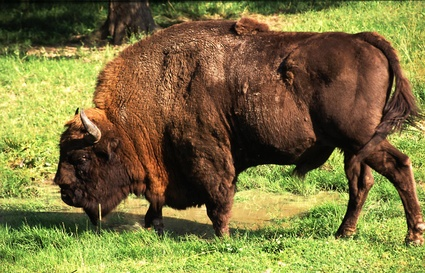
%> input picture 02/zubr.jpg, 425 x 273 px, shrunk from 1000 x 642 before the run
$ octave script.m   (GNU Octave 9; MATLAB toolbox functions it lacks are replaced by stand-ins)
%> lines starting %> are read from the running program, lines starting %| are printed output that depends on the picture
clear; clc; close all;

im = imread('zubr.jpg'); % uint 0-255, macierz: 642x1000x3(rgb)
%> im is the input picture: size 273x425x3 uint8; mean R, G, B 124, 115.2, 62.2
%imshow(im); % wyswietl obrazek
im = double(im) / 255; % normalizacja poprzez rzutowania do double)
%> im: size 273x425x3 double
% imshow spodziewa sie albo 0 albo 1
imshow(im);

% wyswietlenie wiecej niz 1 obrazek, otworzenie kolejnego obrazu w
% nowym oknie:
% figure;
% imshow(im);

% podzial okna na obszary
% indeksacja - wiersz po wierszu

% -------- Zubr RGB --------
h=2;
w=2;

% RGB
subplot(h,w,1)
imshow(im)

% warstwa czerwona - '1'
subplot(h,w,2)
r = im(:,:,1);
imshow(r);

% warstwa zielona - '2'
subplot(h,w,3)
g = im(:,:,2);
imshow(g);

% warstwa niebieska - '3'
subplot(h,w,4)
b = im(:,:,3);
imshow(b);
saveas(gcf, 'zubr_rgb.png');

% -------- Histogram --------
% Histogram to graficzna reprezentacja danych,
% która pokazuje, jak często występują poszczególne
% wartości w danym zbiorze.
figure;
h=3; w=2;

for i = 1:3
    image = im(:,:,i);
    subplot(h,w,2*i-1)
    imshow(image)

    subplot(h,w,2*i)
    imhist(image)
end
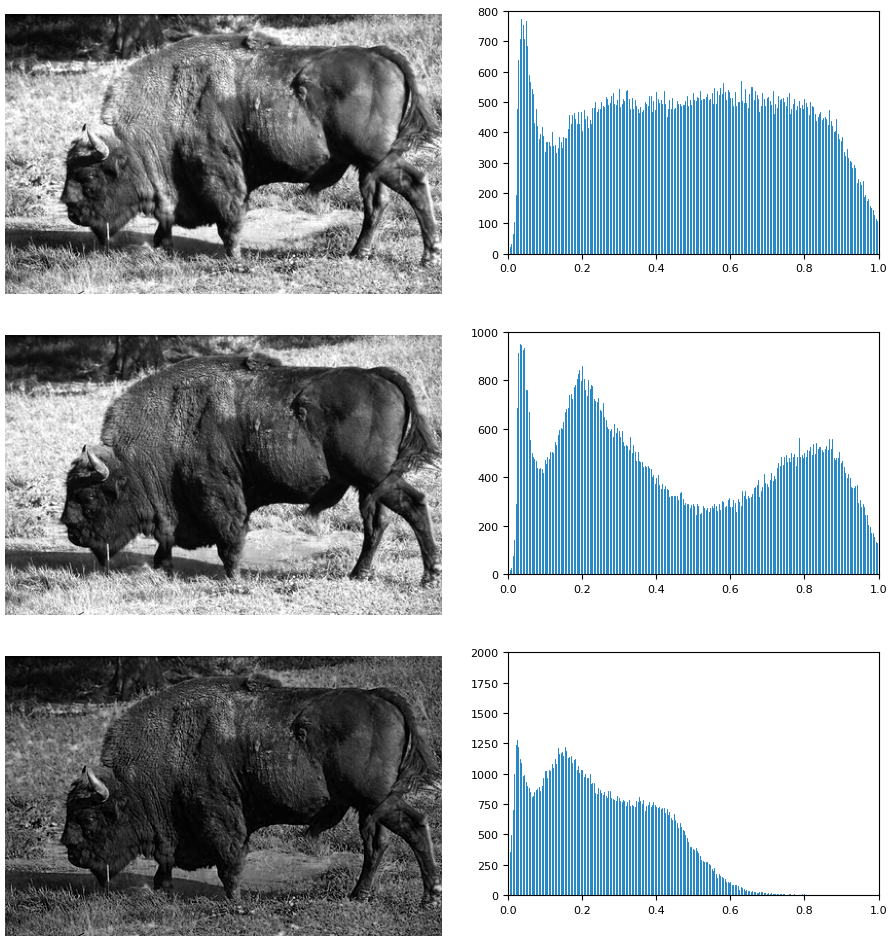
%> figure redrawn from the program's plot data, 6 panels

% -------- Odcieni szarosci --------
% Chcemy przekształcić obraz RGB (kolorowy) na obraz w skali szarości.
% Najprostszą metodą jest obliczenie średniej arytmetycznej trzech warstw (R, G, B),
% co można wykonać za pomocą funkcji rgb2gray(im) lub ręcznie, jak poniżej:

figure;
gray_image = mean(im, 3); % Obliczamy średnią wzdłuż 3 wymiaru (warstw R, G, B)
imshow(gray_image); % Wyświetlamy obraz w skali szarości
saveas(gcf, 'zubr_gray.png');

% Istnieją jednak inne metody konwersji, które można zastosować:
% - Zamiast średniej, możemy wziąć największą wartość (max) spośród warstw R, G, B.
% - Możemy również wziąć najmniejszą wartość (min) spośród tych trzech warstw.
% - Mediana (median) to inna funkcja, która zwraca środkową wartość z trzech warstw.
%
% Alternatywnie, można użyć średniej ważonej, przypisując różne wagi poszczególnym kolorom.
% Dla przykładu, ludzkie oko jest najbardziej czułe na kolor zielony, następnie czerwony,
% a najmniej na niebieski. Dlatego możemy nadać większą wagę kolorowi zielonemu.
%
% Taki sposób przekształcenia może być użyteczny np. w sytuacjach, gdy oświetlenie (np. światło słoneczne)
% ma wpływ na obraz i chcemy skupić się na najbardziej widocznych barwach.


figure;
% Standard YUV definiuje wagi dla każdego z kanałów kolorów RGB
% dla konwersji obrazu na luminancję (Y), czyli jasność.
% Wartości te odpowiadają wpływowi kolorów na ostateczną jasność obrazu:
% - .299 dla czerwonego (R)
% - .587 dla zielonego (G)
% - .144 dla niebieskiego (B)
YUV = [.299, .587, .144];

% Wektor YUV ma wymiary 1x3 (jeden wiersz i trzy kolumny).
% Aby poprawnie go wymnożyć z trzema warstwami obrazu RGB,
% musimy zmienić jego wymiary na 1x1x3. Robimy to za pomocą funkcji permute,
% która "obraca" wymiary tablicy, tak aby stał się wektorem 1x1x3.
YUV = permute(YUV, [1,3,2]);

% Teraz mnożymy każdą warstwę obrazu (R, G, B) przez odpowiednią wagę
% z wektora YUV, a następnie sumujemy wynik dla każdego piksela.
% To daje wynik w postaci luminancji, czyli jasności obrazu, zgodnie z YUV.
im_yuv = sum(im .* YUV,3);
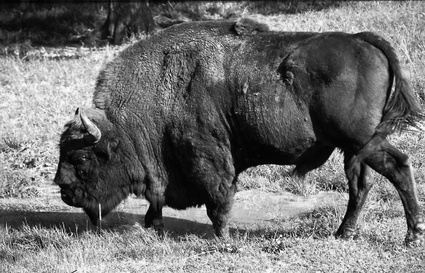
%> im_yuv: size 273x425 double; min 0.00352, max 1.02, mean 0.446; drawn with min black and max white
imshow(im_yuv);
saveas(gcf, 'zubr_yuv.png');


% --------------- Przeksztalcenia obrazu ---------------
% W tym skrypcie dokonujemy trzech podstawowych przekształceń obrazu:
% 1. Jasność (Brightness) - dodanie stałej do wszystkich wartości pikseli.
% 2. Kontrast (Contrast) - skalowanie wartości pikseli.
% 3. Gamma - nieliniowa korekcja wartości pikseli.

% -------- JASNOŚĆ --------
figure;
b = 0.2;  % Dodajemy wartość do pikseli, aby zwiększyć jasność.
bim = gray_image + b;  % gray_image to obraz wejściowy w skali szarości.
bim(bim > 1) = 1;  % Jeśli piksel wyjdzie poza zakres 0-1, ustalamy maksymalnie 1.
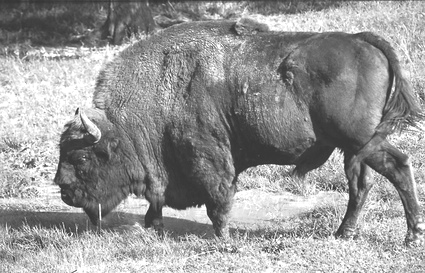
%> bim: size 273x425 double; min 0.203, max 1, mean 0.593
bim(bim < 0) = 0;  % Jeśli piksel wyjdzie poza zakres 0-1, ustalamy minimalnie 0.

h = 2;
v = 3;
subplot(h,v,1);
imshow(bim);  % Wyświetlamy obraz po zmianie jasności.

subplot(h,v,2);
imhist(bim);  % Wyświetlamy histogram zmienionego obrazu.

subplot(h,v,4);
imshow(gray_image);  % Wyświetlamy oryginalny obraz.

subplot(h,v,5);
imhist(gray_image);  % Wyświetlamy histogram oryginalnego obrazu.

% Funkcja przekształcenia liniowego dla jasności.
x = 0:1/255:1;
y = x + b;
y(y > 1) = 1;
y(y < 0) = 0;

subplot(h,v,6);
plot(x,y);  % Rysujemy funkcję przekształcenia dla jasności.
ylim([0,1]);
saveas(gcf, 'zubr_brightness.png');
% -------- KONTRAST --------
figure;
c = 0.5;  % Skaluje wartości pikseli, aby zmienić kontrast.
cim = gray_image * c;
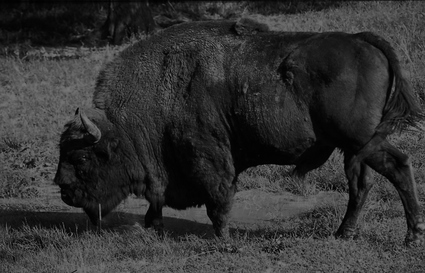
%> cim: size 273x425 double; min 0.00131, max 0.488, mean 0.197
cim(cim > 1) = 1;  % Zakres pikseli po zmianie kontrastu.
cim(cim < 0) = 0;

subplot(h,v,1);
imshow(cim);  % Wyświetlamy obraz po zmianie kontrastu.

subplot(h,v,2);
imhist(cim);  % Wyświetlamy histogram zmienionego obrazu.

subplot(h,v,4);
imshow(gray_image);  % Wyświetlamy oryginalny obraz.

subplot(h,v,5);
imhist(gray_image);  % Wyświetlamy histogram oryginalnego obrazu.

% Funkcja przekształcenia liniowego dla kontrastu.
x = 0:1/255:1;
y = x * c;
y(y > 1) = 1;
y(y < 0) = 0;

subplot(h,v,6);
plot(x,y);  % Rysujemy funkcję przekształcenia dla kontrastu.
ylim([0,1]);
saveas(gcf, 'zubr_contrast.png');

% -------- GAMMA --------
figure;
gamma = 2;  % Wartość gamma - nieliniowa korekcja.
gamma_im = gray_image .^ (1/gamma);  % Zastosowanie korekcji gamma.

subplot(h,v,1);
imshow(gamma_im);  % Wyświetlamy obraz po korekcji gamma.

subplot(h,v,2);
imhist(gamma_im);  % Wyświetlamy histogram zmienionego obrazu.

subplot(h,v,4);
imshow(gray_image);  % Wyświetlamy oryginalny obraz.

subplot(h,v,5);
imhist(gray_image);  % Wyświetlamy histogram oryginalnego obrazu.

% Funkcja przekształcenia nieliniowego dla gamma.
x = 0:1/255:1;
y = x .^ gamma;  % Używamy potęgowania do korekcji gamma.
y(y > 1) = 1;  % Zakres pikseli po korekcji gamma.
y(y < 0) = 0;

subplot(h,v,6);
plot(x,y);  % Rysujemy funkcję przekształcenia dla gamma.
ylim([0,1]);
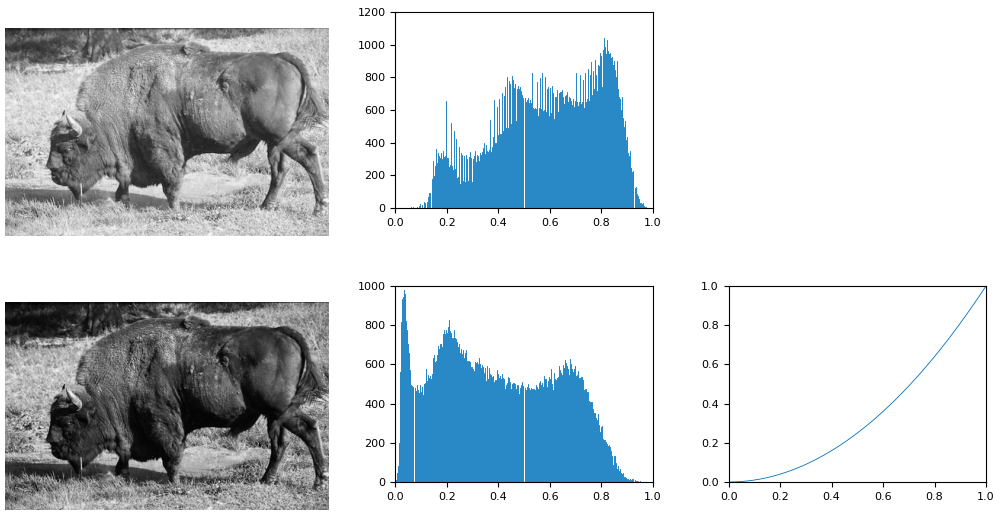
%> figure redrawn from the program's plot data, 5 panels

saveas(gcf, 'zubr_gamma.png');

% -------- Wyrownanie histogramu --------
figure;
him = histeq(im);
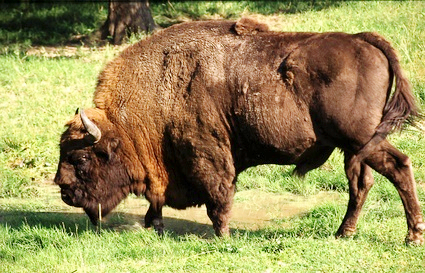
%> him: size 273x425x3 double; mean R, G, B 0.595, 0.548, 0.34

h=2; w=2;
subplot(h,w,1)
imshow(gray_image);
subplot(h,w,2)
imhist(im);
subplot(h,w,3)
imshow(bim)
subplot(h,w,4)
imhist(him);
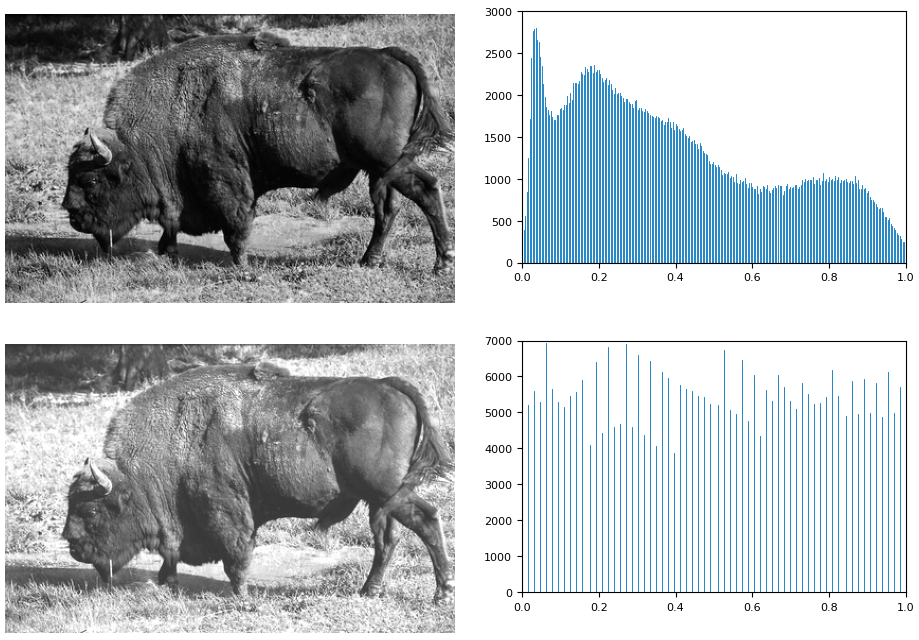
%> figure redrawn from the program's plot data, 4 panels

saveas(gcf, 'zubr_hist_eq.png');
